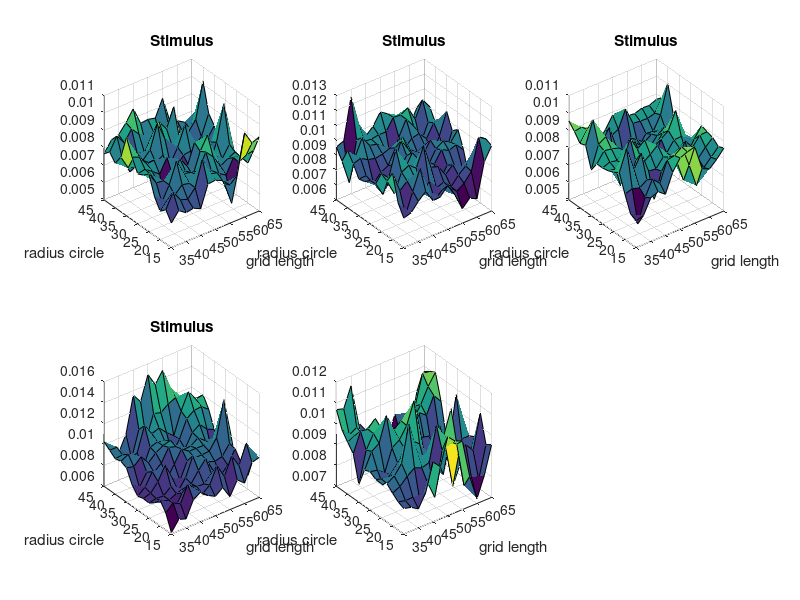
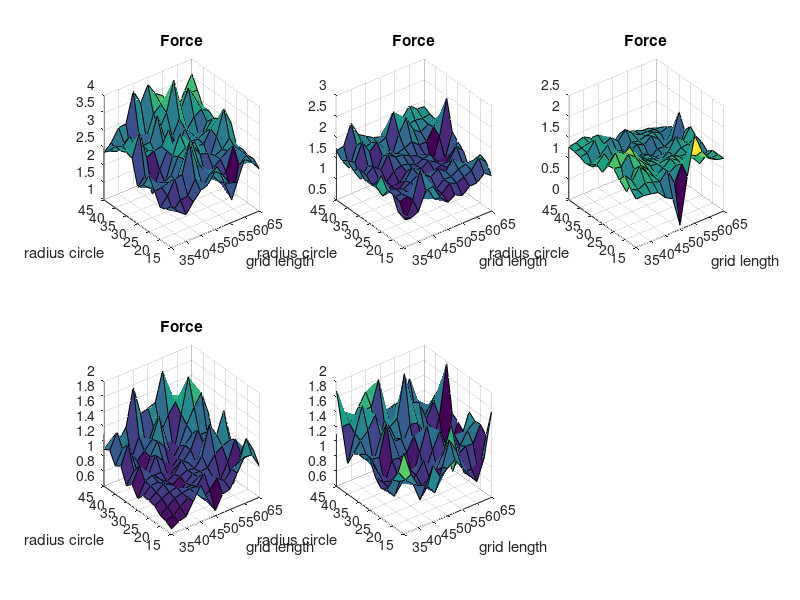
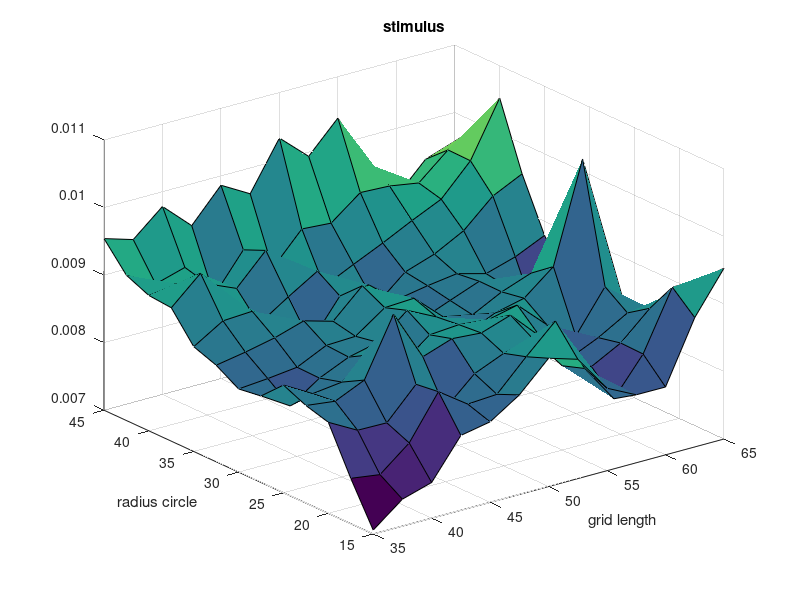
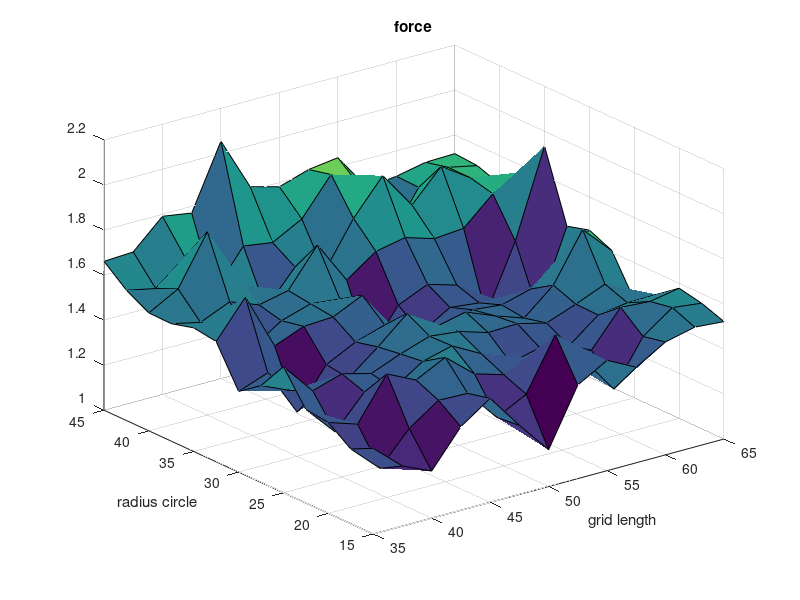

Source code (MATLAB) for these figures, in order: (Note: this script raises an error after producing the figures.)
clc; close all; clear all;
load('nmseanalysis0514.mat')
grid_length = [35:2.5:65];
grid_length_int = [35:0.5:65];
radius_circle = [15:2.5:45];
radius_circle_int = [15:0.5:45];

for k = 1:5
    data{k}.stimulusInt = data{k}.stimulusv2;
    data{k}.forceInt = data{k}.forcev2;
    
    for i = 2:size(data{k}.stimulusv2,1)-1
        
        for j = 2:size(data{k}.stimulusv2,2)-1
            if (data{k}.stimulusInt(i,j) == 0)
                data{k}.stimulusInt(i,j) = mean([data{k}.stimulusInt(i-1,j) data{k}.stimulusInt(i+1,j) data{k}.stimulusInt(i,j-1) data{k}.stimulusInt(i,j+1)]);
                data{k}.forceInt(i,j) = mean([data{k}.forceInt(i-1,j) data{k}.forceInt(i+1,j) data{k}.forceInt(i,j-1) data{k}.forceInt(i,j+1)]);
            end
        end
        
        if (data{k}.stimulusInt(i,1) == 0)
            data{k}.stimulusInt(i,1) = mean([data{k}.stimulusInt(i-1,1) data{k}.stimulusInt(i+1,1) data{k}.stimulusInt(i,2)]);
            data{k}.stimulusInt(i,end) = mean([data{k}.stimulusInt(i-1,end) data{k}.stimulusInt(i+1,end) data{k}.stimulusInt(i,end-1)]);
            data{k}.forceInt(i,1) = mean([data{k}.forceInt(i-1,1) data{k}.forceInt(i+1,1) data{k}.forceInt(i,2)]);
            data{k}.forceInt(i,end) = mean([data{k}.forceInt(i-1,end) data{k}.forceInt(i+1,end) data{k}.forceInt(i,end-1)]);
        end
    end
    
    for j = 2:size(data{k}.stimulusv2,2)-1
        if (data{k}.stimulusInt(1,j) == 0)
            data{k}.stimulusInt(1,j) = mean([data{k}.stimulusInt(1,j-1) data{k}.stimulusInt(1,j+1) data{k}.stimulusInt(2,j)]);
            data{k}.stimulusInt(end,j) = mean([data{k}.stimulusInt(end,j-1) data{k}.stimulusInt(end,j+1) data{k}.stimulusInt(end-1,j)]);
            data{k}.forceInt(1,j) = mean([data{k}.forceInt(1,j-1) data{k}.forceInt(1,j+1) data{k}.forceInt(2,j)]);
            data{k}.forceInt(end,j) = mean([data{k}.forceInt(end,j-1) data{k}.forceInt(end,j+1) data{k}.forceInt(end-1,j)]);
        end
    end
    
end

for i = 1:5
    figure(1);
    title('Stimulus');
    subplot(2,3,i);
    surf(grid_length,radius_circle,data{i}.stimulusInt);
    xlabel('grid length')
    ylabel('radius circle')
    
    figure(2);
    title('Force');
    subplot(2,3,i);
    surf(grid_length,radius_circle,data{i}.forceInt);
    xlabel('grid length')
    ylabel('radius circle')
end

for j = 1:numel(grid_length)
    for k = 1:numel(radius_circle)
        nmsestimulus(j,k) = mean([data{1}.stimulusInt(j,k) data{2}.stimulusInt(j,k) data{3}.stimulusInt(j,k) data{4}.stimulusInt(j,k) data{5}.stimulusInt(j,k)]);
        nmseforce(j,k) = mean([data{1}.forceInt(j,k) data{2}.forceInt(j,k) data{3}.forceInt(j,k) data{4}.forceInt(j,k) data{5}.forceInt(j,k)]);
    end
end

figure(3)
surf(grid_length,radius_circle,nmsestimulus);
title('stimulus')
xlabel('grid length')
ylabel('radius circle')

figure(4)
surf(grid_length,radius_circle,nmseforce);
title('force')
xlabel('grid length')
ylabel('radius circle')


% figure(5)
% waterfall(grid_length,radius_circle,nmsestimulus);
% title('stimulus')
% xlabel('grid length')
% ylabel('radius circle')
% 
% figure(6)
% waterfall(grid_length,radius_circle,nmseforce);
% title('force')
% xlabel('grid length')
% ylabel('radius circle')


figure(7)
mesh(grid_length,radius_circle,nmsestimulus);
title('stimulus')
xlabel('grid length')
ylabel('radius circle')

figure(8)
mesh(grid_length,radius_circle,nmseforce);
title('force')
xlabel('grid length')
ylabel('radius circle')

grid_length_m = repmat(grid_length,numel(grid_length),1);
grid_length_int_m = repmat(grid_length_int,numel(grid_length_int),1);
radius_circle_m = repmat(radius_circle,numel(radius_circle),1)';
radius_circle_int_m = repmat(radius_circle_int,numel(radius_circle_int),1)';

nmsestimulusInt = interp2(grid_length_m,radius_circle_m,nmsestimulus,grid_length_int_m,radius_circle_int_m);
nmseforceInt = interp2(grid_length_m,radius_circle_m,nmseforce,grid_length_int_m,radius_circle_int_m);

figure(9)
mesh(grid_length_int,radius_circle_int,nmsestimulusInt);
title('stimulus')
xlabel('grid length')
ylabel('radius circle')

figure(10)
mesh(grid_length_int,radius_circle_int,nmseforceInt);
title('force')
xlabel('grid length')
ylabel('radius circle')

save('nmseanalysis0514.mat','data');